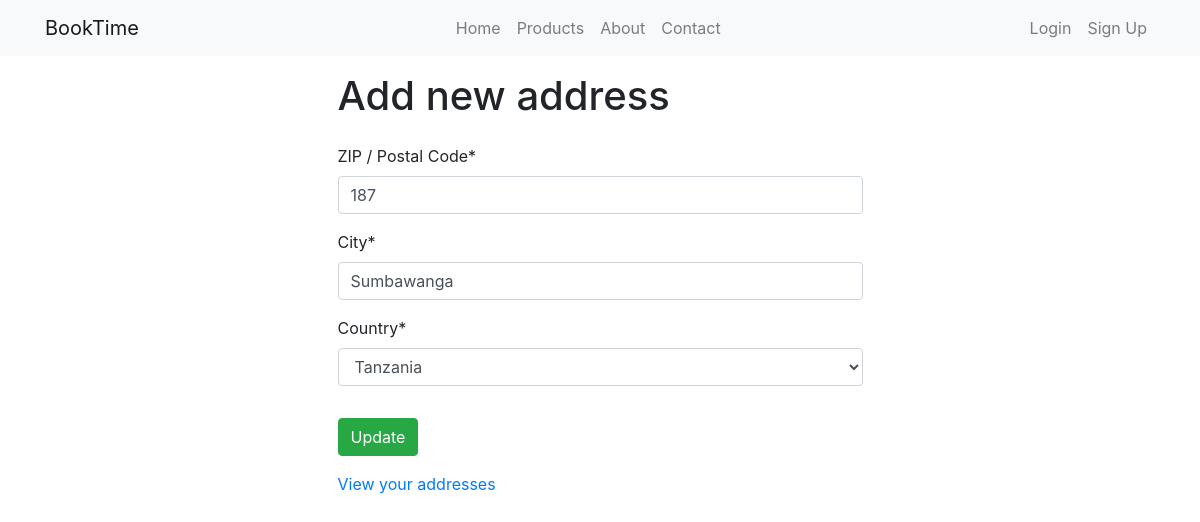
/accounts/addresses/1/update/, run on an earlier commit of the app's database.
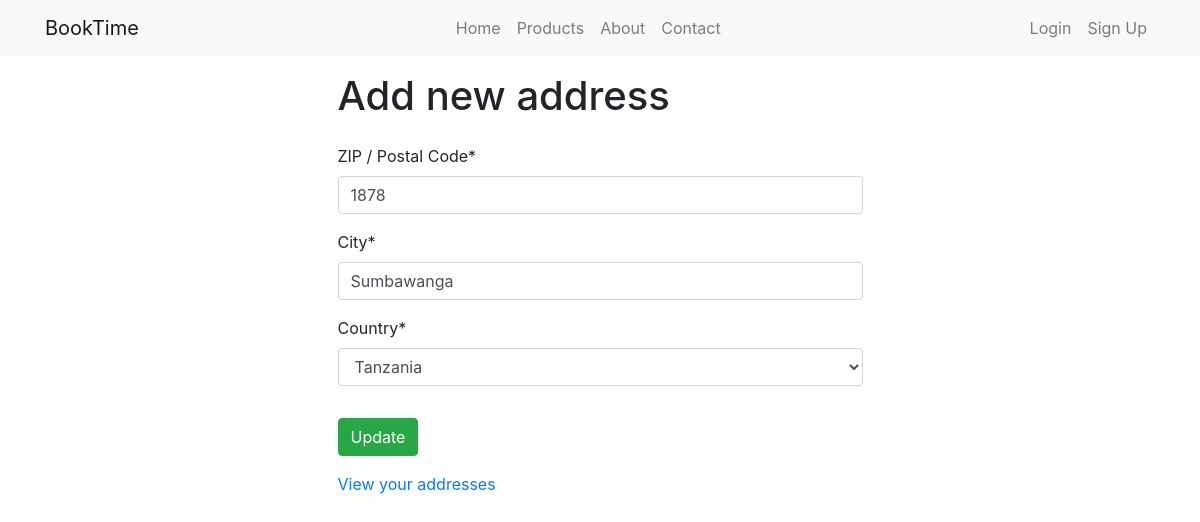
And on a later commit of the database.
### accounts/models.py (models this page shows, shortened)
class Address(models.Model):
    SUPPORTED_COUNTRIES = (
        ('TZ', 'Tanzania'),
    )
    user = models.ForeignKey(CustomUser, on_delete=models.CASCADE)
    zip_code = models.CharField('ZIP / Postal Code', max_length=12)
    city = models.CharField(max_length=60)
    country = models.CharField(max_length=3, choices=SUPPORTED_COUNTRIES, default='TZ')
    class Meta:
        verbose_name_plural = "Addresses"

### accounts/views.py (the view)
# urls.py: path('addresses/<int:pk>/update/', views.AddressUpdateView.as_view(), name='address-update'),
class AddressUpdateView(UpdateView):
    model = Address
    fields = ('zip_code', 'city', 'country', )
    template_name = 'accounts/address_update.html'
    success_url = reverse_lazy('accounts:address-list')

### accounts/templates/accounts/address_update.html (shortened to what this page needs)
{% extends 'main/base.html' %}
{% load crispy_forms_tags %}
{% block content %}
    <div class="container col-md-6 my-3">
        <h1>Add new address</h1>
        <form class="pt-3" method="POST">
            {{ form | crispy }}
            <button type="submit" class="mt-3 btn btn-success">Update</button>
        </form>
        <div class="mt-3">
            <p class="mb-2">
                <a href="{% url 'accounts:address-list' %}">View your addresses</a>
            </p>
        </div>
    </div>
{% endblock content %}

### main/templates/main/base.html (shortened to what this page needs)
{% load static %}
<!DOCTYPE html>
<html lang="en">
<head>
    <link rel="stylesheet" href="{% static 'css/bootstrap.min.css' %}">
</head>
<body>
    <nav class="navbar navbar-expand-sm navbar-light bg-light">
        <div class="container">
            <a class="navbar-brand" href="/">BookTime</a>
            <div class="collapse navbar-collapse" id="collapsibleNavId">
                <ul class="navbar-nav ml-auto mt-2 mt-lg-0">
                    <li class="nav-item
                    ">
                        <a class="nav-link" href="/">Home</a>
                    </li>
                    <li class="nav-item
                    ">
                        <a class="nav-link" href="{% url 'products:product-list' %}">Products</a>
                    </li>
                    <li class="nav-item
                    ">
                        <a class="nav-link" href="{% url 'main:about' %}">About</a>
                    </li>
                    <li class="nav-item
                    ">
                        <a class="nav-link" href="{% url 'main:contact' %}">Contact</a>
                    </li>
                </ul>
                <ul class="navbar-nav ml-auto">
                    {% if request.user.is_authenticated %}
                        <li class="nav-item
                        {% if request.path == '/accounts/logout/' %}
                            active
                        {% endif %}
                        ">
                            <a class="nav-link" href="{% url 'accounts:logout' %}">Logout</a>
                        </li>
                    {% else %}
                        <li class="nav-item
                        ">
                            <a class="nav-link" href="{% url 'accounts:login' %}">Login</a>
                        </li>
                        <li class="nav-item
                        ">
                            <a class="nav-link" href="{% url 'accounts:signup' %}">Sign Up</a>
                        </li>
                    {% endif %}
                </ul>
            </div>
        </div>
    </nav>
    <div class="container my-3">
        {% block content %}
        {% endblock content %}
    </div>
</body>
</html>

What changed in the data, as far as the page shows it:
changed Address "Sumbawanga": zip_code "187" → "1878"
